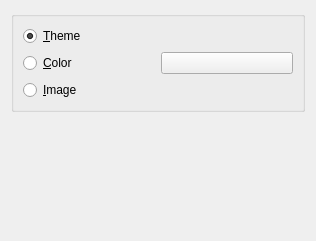
<?xml version="1.0" encoding="UTF-8"?>
<ui version="4.0">
 <class>BgSelectorConfig</class>
 <widget class="QWidget" name="BgSelectorConfig">
  <property name="geometry">
   <rect>
    <x>0</x>
    <y>0</y>
    <width>316</width>
    <height>241</height>
   </rect>
  </property>
  <layout class="QGridLayout" name="gridLayout">
   <item row="4" column="0">
    <spacer>
     <property name="orientation">
      <enum>Qt::Vertical</enum>
     </property>
     <property name="sizeHint" stdset="0">
      <size>
       <width>20</width>
       <height>40</height>
      </size>
     </property>
    </spacer>
   </item>
   <item row="3" column="0">
    <widget class="QGroupBox" name="groupBox">
     <layout class="QGridLayout" name="gridLayout1">
      <item row="0" column="0">
       <widget class="QRadioButton" name="theme">
        <property name="text">
         <string>&amp;Theme</string>
        </property>
        <property name="checked">
         <bool>true</bool>
        </property>
        <attribute name="buttonGroup">
         <string notr="true">kcfg_BgType</string>
        </attribute>
       </widget>
      </item>
      <item row="1" column="0">
       <widget class="QRadioButton" name="color">
        <property name="text">
         <string>&amp;Color</string>
        </property>
        <attribute name="buttonGroup">
         <string notr="true">kcfg_BgType</string>
        </attribute>
       </widget>
      </item>
      <item row="2" column="0">
       <widget class="QRadioButton" name="image">
        <property name="text">
         <string>&amp;Image</string>
        </property>
        <attribute name="buttonGroup">
         <string notr="true">kcfg_BgType</string>
        </attribute>
       </widget>
      </item>
      <item row="2" column="1">
       <widget class="KUrlRequester" name="kcfg_BgImage">
        <property name="enabled">
         <bool>false</bool>
        </property>
       </widget>
      </item>
      <item row="1" column="1">
       <widget class="KColorButton" name="kcfg_BgColor"/>
      </item>
     </layout>
    </widget>
   </item>
  </layout>
 </widget>
 <customwidgets>
  <customwidget>
   <class>KUrlRequester</class>
   <extends>QFrame</extends>
   <header>kurlrequester.h</header>
   <container>1</container>
  </customwidget>
  <customwidget>
   <class>KColorButton</class>
   <extends>QPushButton</extends>
   <header>kcolorbutton.h</header>
  </customwidget>
 </customwidgets>
 <resources/>
 <connections>
  <connection>
   <sender>color</sender>
   <signal>toggled(bool)</signal>
   <receiver>kcfg_BgColor</receiver>
   <slot>setEnabled(bool)</slot>
   <hints>
    <hint type="sourcelabel">
     <x>84</x>
     <y>58</y>
    </hint>
    <hint type="destinationlabel">
     <x>231</x>
     <y>58</y>
    </hint>
   </hints>
  </connection>
  <connection>
   <sender>image</sender>
   <signal>toggled(bool)</signal>
   <receiver>kcfg_BgImage</receiver>
   <slot>setEnabled(bool)</slot>
   <hints>
    <hint type="sourcelabel">
     <x>84</x>
     <y>92</y>
    </hint>
    <hint type="destinationlabel">
     <x>231</x>
     <y>92</y>
    </hint>
   </hints>
  </connection>
  <connection>
   <sender>kcfg_BgType</sender>
   <signal>buttonToggled(int,bool)</signal>
   <receiver>groupBox</receiver>
   <slot>update()</slot>
   <hints>
    <hint type="sourcelabel">
     <x>-1</x>
     <y>-1</y>
    </hint>
    <hint type="destinationlabel">
     <x>157</x>
     <y>58</y>
    </hint>
   </hints>
  </connection>
 </connections>
 <buttongroups>
  <buttongroup name="kcfg_BgType"/>
 </buttongroups>
</ui>
